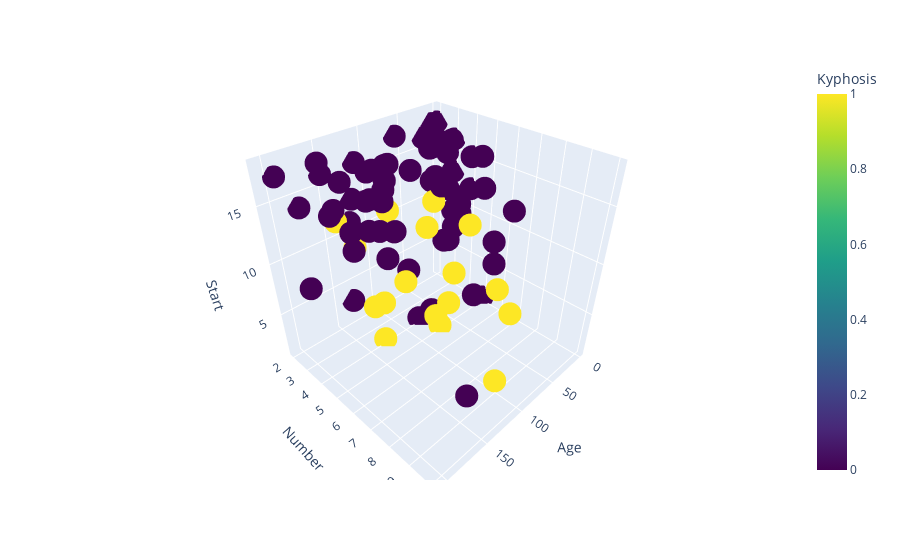

Notebook code cell kept with this figure:
### Code cell
fig = px.scatter_3d(df, x='Age', y='Number', z='Start', color='Kyphosis', color_continuous_scale='Viridis')
fig.show()

### Figure 1 — Plotly figure (JSON) as saved in the notebook; plotly's stock layout.template omitted (floating-point values rounded to 4 significant figures)
{"data": [{"hovertemplate": "Age=%{x}<br>Number=%{y}<br>Start=%{z}<br>Kyphosis=%{marker.color}<extra></extra>", "legendgroup": "", "marker": {"color": [0, 0, 1, 0, 0, 0, 0, 0, 0, 1, 1, 0, 0, 0, 0, 0, 0, 0, 0, 0, 0, 1, 1, 0, 1, 0, 0, 0, 0, 0, 0, 0, 0, 0, 0, 0, 0, 1, 0, 1, 1, 0, 0, 0, 0, 1, 0, 0, 1, 0, 0, 0, 1, 0, 0, 0, 0, 1, 0, 0, 1, 1, 0, 0, 0, 0, 0, 0, 0, 0, 0, 0, 0, 0, 0, 0, 1, 0, 0, 1, 0], "coloraxis": "coloraxis", "symbol": "circle"}, "mode": "markers", "name": "", "scene": "scene", "showlegend": false, "type": "scatter3d", "x": [71, 158, 128, 2, 1, 1, 61, 37, 113, 59, 82, 148, 18, 1, 168, 1, 78, 175, 80, 27, 22, 105, 96, 131, 15, 9, 8, 100, 4, 151, 31, 125, 130, 112, 140, 93, 1, 52, 20, 91, 73, 35, 143, 61, 97, 139, 136, 131, 121, 177, 68, 9, 139, 2, 140, 72, 2, 120, 51, 102, 130, 114, 81, 118, 118, 17, 195, 159, 18, 15, 158, 127, 87, 206, 11, 178, 157, 26, 120, 42, 36], "y": [3, 3, 4, 5, 4, 2, 2, 3, 2, 6, 5, 3, 5, 4, 3, 3, 6, 5, 5, 4, 2, 6, 3, 2, 7, 5, 3, 3, 3, 2, 3, 2, 5, 3, 5, 3, 3, 5, 6, 5, 5, 3, 9, 4, 3, 3, 4, 5, 3, 2, 5, 2, 10, 2, 4, 5, 3, 5, 7, 3, 4, 7, 4, 3, 4, 4, 2, 4, 4, 5, 5, 4, 4, 4, 3, 4, 3, 7, 2, 7, 4], "z": [5, 14, 5, 1, 15, 16, 17, 16, 16, 12, 14, 16, 2, 12, 18, 16, 15, 13, 16, 9, 16, 5, 12, 3, 2, 13, 6, 14, 16, 16, 16, 11, 13, 16, 11, 16, 9, 6, 9, 12, 1, 13, 3, 1, 16, 10, 15, 13, 3, 14, 10, 17, 6, 17, 15, 15, 13, 8, 9, 13, 1, 8, 1, 16, 16, 10, 17, 13, 11, 16, 14, 12, 16, 10, 15, 15, 13, 13, 13, 6, 13]}], "layout": {"coloraxis": {"colorbar": {"title": {"text": "Kyphosis"}}, "colorscale": [[0, "#440154"], [0.1111, "#482878"], [0.2222, "#3e4989"], [0.3333, "#31688e"], [0.4444, "#26828e"], [0.5556, "#1f9e89"], [0.6667, "#35b779"], [0.7778, "#6ece58"], [0.8889, "#b5de2b"], [1, "#fde725"]]}, "legend": {"tracegroupgap": 0}, "margin": {"t": 60}, "scene": {"domain": {"x": [0, 1], "y": [0, 1]}, "xaxis": {"title": {"text": "Age"}}, "yaxis": {"title": {"text": "Number"}}, "zaxis": {"title": {"text": "Start"}}}}}
